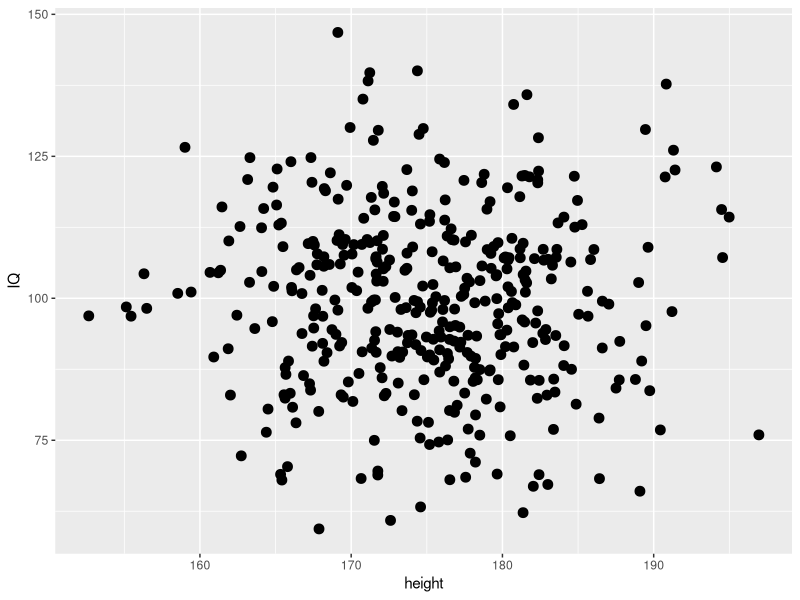
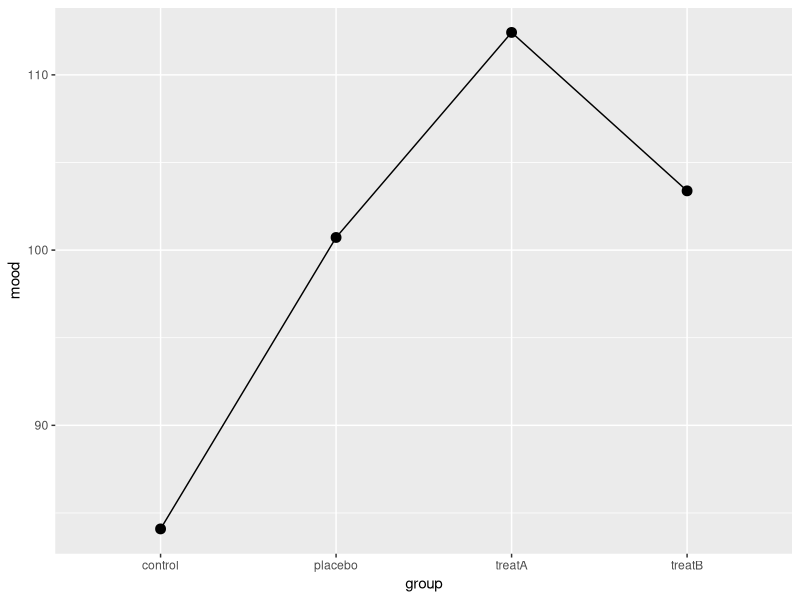
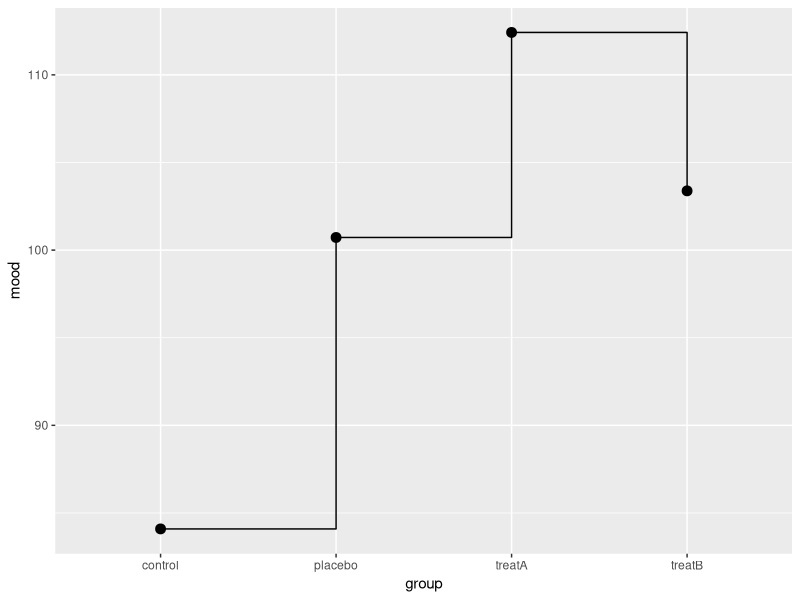
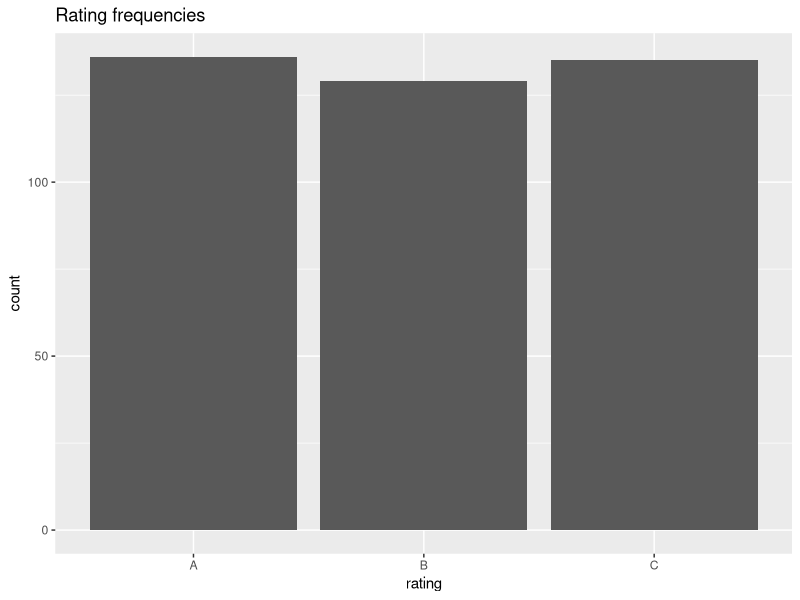
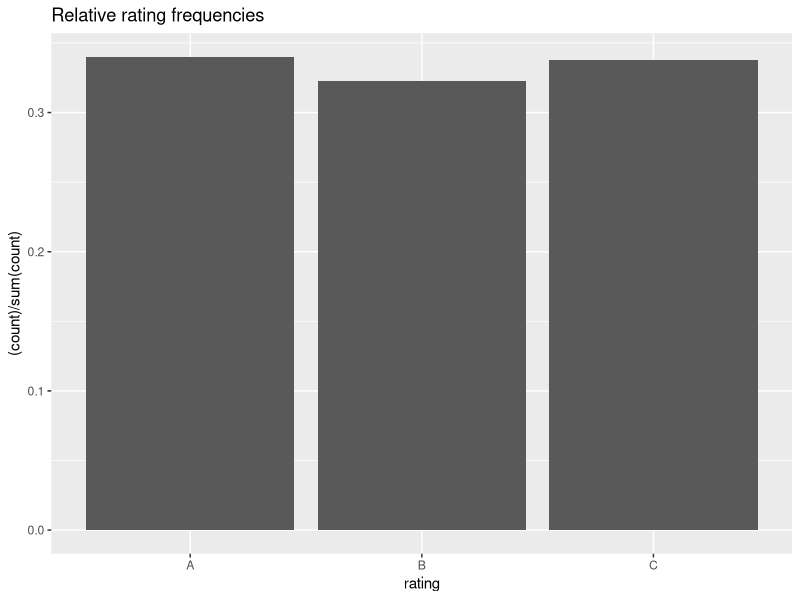
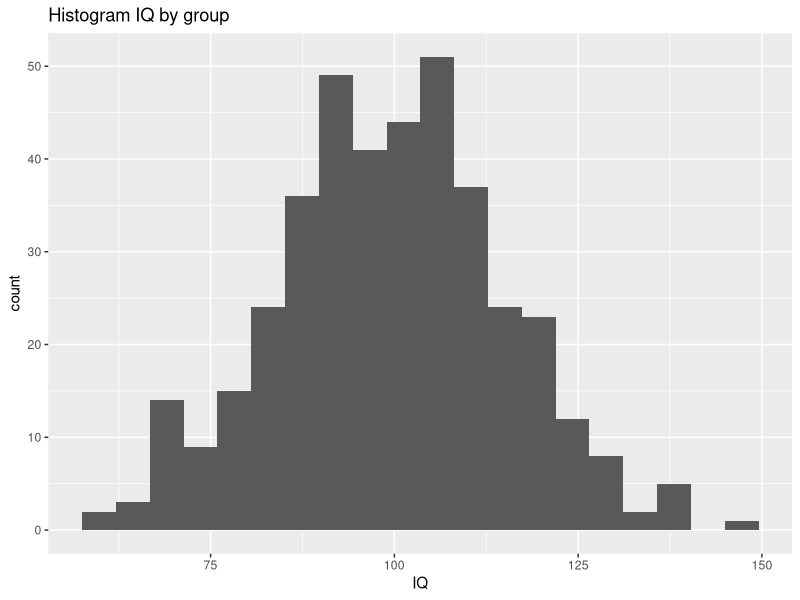
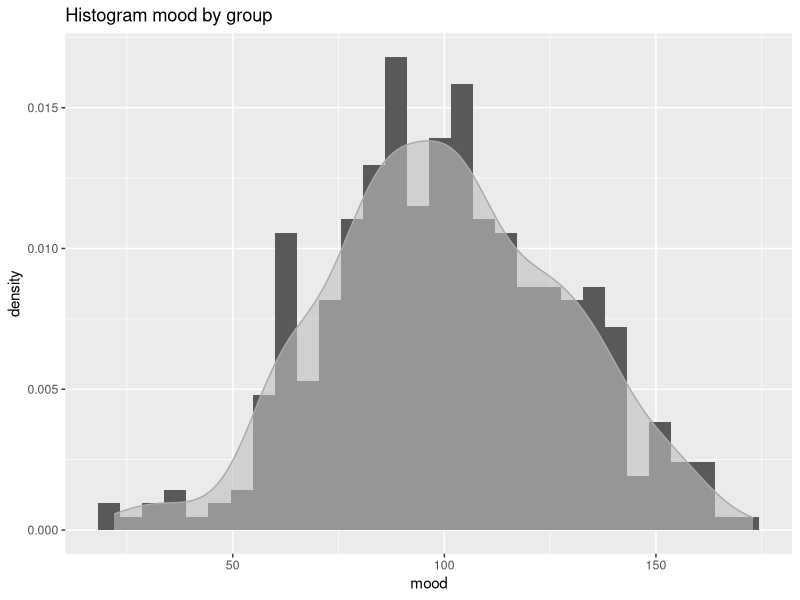
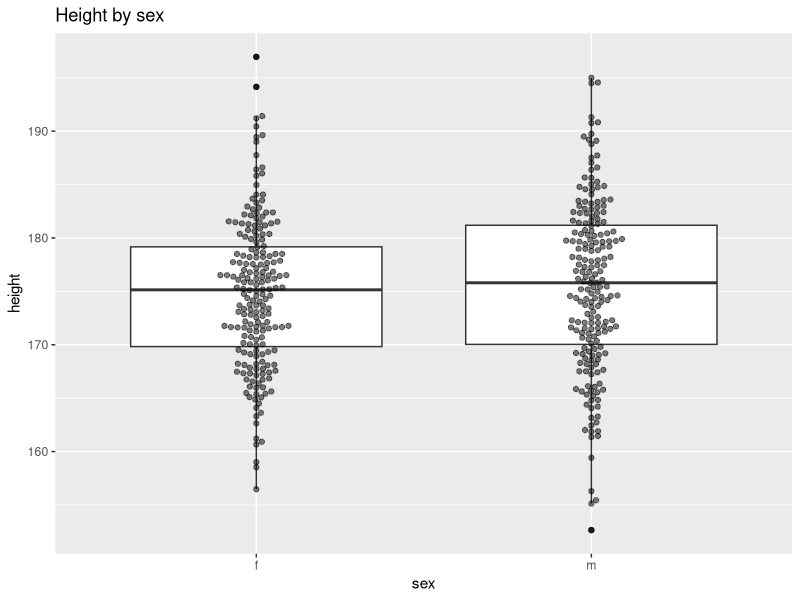

Write the R code that produced these figures, in order. (Note: this script raises an error after producing the figures.)
## ---- chunk 1
wants <- c("ggplot2", "ggbeeswarm", "cowplot", "patchwork")
has   <- wants %in% rownames(installed.packages())
if(any(!has)) install.packages(wants[!has])
## ---- chunk 2
Njk    <- 50
P      <- 4
Q      <- 2
IQ     <- rnorm(P*Q*Njk, mean=100, sd=15)
height <- rnorm(P*Q*Njk, mean=175, sd=7)
rating <- factor(sample(LETTERS[1:3], Njk*P*Q, replace=TRUE))
sex    <- factor(rep(c("f", "m"), times=P*Njk))
group  <- factor(rep(c("control", "placebo", "treatA", "treatB"), each=Q*Njk))
sgComb <- interaction(sex, group)
mood   <- round(rnorm(P*Q*Njk, mean=c(85, 80, 110, 90, 130, 100, 93, 121)[sgComb], sd=25))
myDf   <- data.frame(sex, group, sgComb, IQ, height, rating, mood)
## ---- chunk 3
library(ggplot2)
ggplot(myDf, aes(x=height, y=IQ)) +
        geom_point(size=3)
## ---- chunk 4
(groupM <- aggregate(mood ~ group, data=myDf, FUN=mean))
ggplot(groupM, aes(x=group, y=mood, group=TRUE)) +
    geom_point(size=3) +
    geom_line()
## ---- chunk 5
(groupM <- aggregate(mood ~ group, data=myDf, FUN=mean))
ggplot(groupM, aes(x=group, y=mood, group=TRUE)) +
    geom_point(size=3) +
    geom_step()
## ---- chunk 6
ggplot(myDf, aes(x=rating)) +
    geom_bar(stat="count") +
        ggtitle("Rating frequencies")
## ---- chunk 7
ggplot(myDf, aes(x=rating)) +
    geom_bar(stat="count",
             aes(y=(..count..) / sum(..count..))) +
        ggtitle("Relative rating frequencies")
## ---- chunk 8
ggplot(myDf, aes(x=IQ)) +
        geom_histogram(bins=20) +
        ggtitle("Histogram IQ by group") +
        theme(legend.position="none")
## ---- chunk 9
ggplot(myDf, aes(x=mood)) +
    geom_histogram(aes(y=..density..)) +
    ggtitle("Histogram mood by group") +
    geom_density(color="darkgrey", fill="grey", alpha=0.6)
## ---- chunk 10
library(ggbeeswarm)
ggplot(myDf, aes(x=sex, y=height)) +
    geom_boxplot(outlier.shape=NULL) +
    geom_beeswarm(alpha=0.5) +
    ggtitle("Height by sex") +
    theme(legend.position="none")
## ---- chunk 11
ggplot(myDf, aes(sample=height)) +
    geom_qq() +
    geom_qq_line(color="blue")
## ---- chunk 12
parL <- list(df=10, ncp=0)
ggplot(myDf, aes(sample=height)) +
    geom_qq(distribution=qt, dparams=parL) +
    geom_qq_line(color="blue", distribution=qt, dparams=parL)
## ---- chunk 13
probs <- ppoints(50)
qDat  <- data.frame(qmood=quantile(myDf$mood, probs),
                    qheight=quantile(myDf$height, probs))

ggplot(qDat, aes(x=qmood, y=qheight)) +
    geom_point() +
    xlab("Quantiles mood") +
    ylab("Quantiles height")
## ---- chunk 14
ggplot(myDf, aes(x=rating, y=IQ)) +
        geom_point(size=3) +
        facet_grid(. ~ group) +
        ggtitle("IQ ~ height split by sex and group") +
        guides(shape=FALSE)
## ---- chunk 15
ggplot(myDf, aes(x=rating, y=IQ)) +
        geom_point(size=3) +
        facet_wrap(. ~ group, scales="free_y") +
        ggtitle("IQ ~ height split by sex and group") +
        guides(shape=FALSE)
## ---- chunk 16
groupN     <- as.data.frame(xtabs(~ sex + group, data=myDf))
groupSD    <- aggregate(mood ~ sex + group, data=myDf, FUN=sd)
groupMSD   <- merge(groupM, groupSD, by=c("sex", "group"), suffixes=c(".M", ".SD"))
groupMSDN  <- merge(groupMSD, groupN, by=c("sex", "group"))
(groupMSDN <- transform(groupMSDN,
                        SEMlo=mood.M - mood.SD/sqrt(Freq),
                        SEMup=mood.M + mood.SD/sqrt(Freq)))

ggplot(groupMSDN, aes(x=group, y=mood.M, ymin=SEMlo, ymax=SEMup,
                              color=sex, shape=sex, group=sex)) +
    geom_point() +
    geom_line() +
    geom_linerange()
## ---- chunk 17
ggplot(myDf, aes(x=height, y=IQ)) +
        geom_hline(aes(yintercept=100), linetype=2) +
        geom_vline(aes(xintercept=180), linetype=2) +
        geom_point(size=3) +
        geom_smooth(method=lm, se=TRUE, size=1.2, fullrange=TRUE) +
        facet_grid(sex ~ group) +
        ggtitle("IQ ~ height split by sex and group") +
        theme(legend.position="none") +
        geom_text(aes(x=190, y=70, label=sgComb)) +
        annotate("text", x=165, y=130, label="annotation")
## ---- chunk 18
library(cowplot)
p1 <- ggplot(myDf, aes(x=height, y=IQ)) +
    geom_point()

p2 <- ggplot(myDf, aes(x=rating)) +
    geom_bar(stat="count", position=position_stack()) +
    ggtitle("Rating frequencies by sex and group")

plot_grid(p1, p2, ncol=1, align="v")
## ---- chunk 19
library(patchwork)
p1 + p2 + plot_layout(ncol=2)
## ---- chunk 20
p1 + p2 + plot_layout(ncol=1)
## ---- chunk 21
try(detach(package:cowplot))
try(detach(package:patchwork))
try(detach(package:ggbeeswarm))
try(detach(package:ggplot2))
